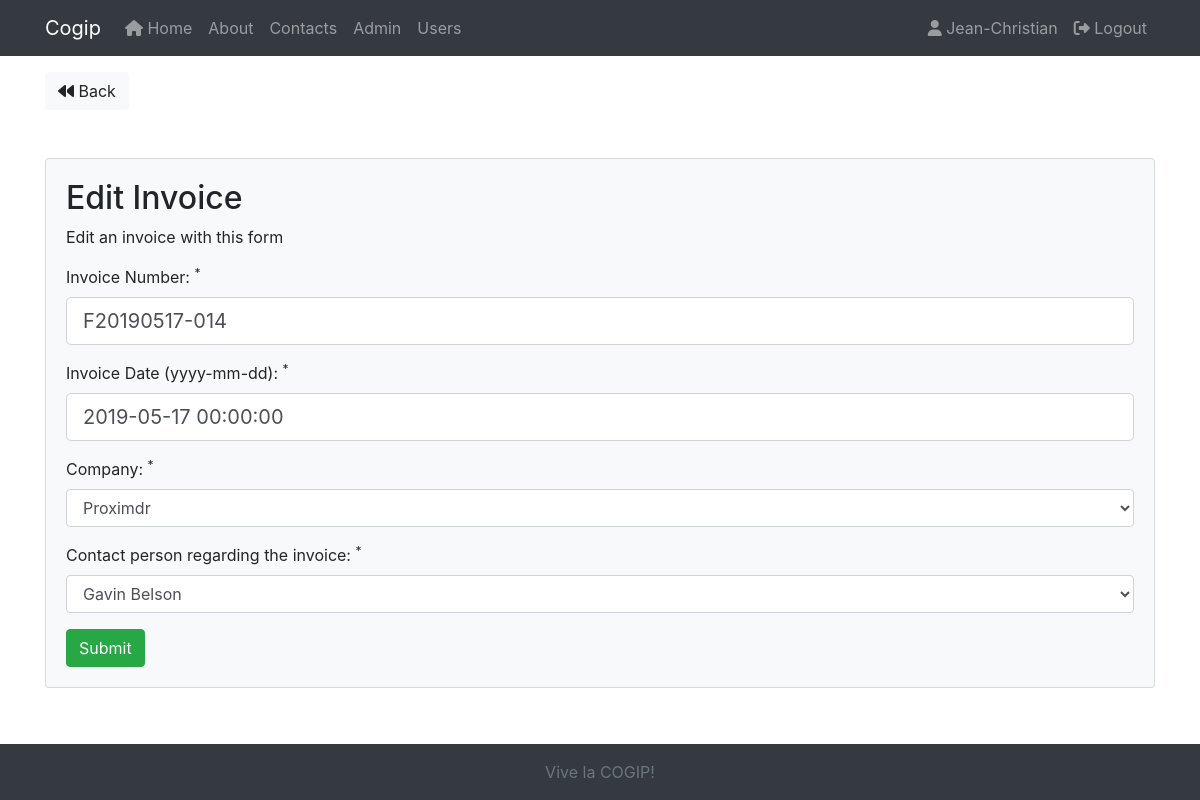
/invoices/edit/7 (signed in), run on the app's committed database.
### tables this page shows
CREATE TABLE `invoices` (
  `id` int(11) NOT NULL,
  `number` varchar(50) DEFAULT NULL,
  `date` datetime DEFAULT current_timestamp(),
  `company_id` int(11) DEFAULT NULL,
  `people_id` int(11) DEFAULT NULL
);

CREATE TABLE `companies` (
  `id` int(11) NOT NULL,
  `name` varchar(50) DEFAULT NULL,
  `country` varchar(50) DEFAULT NULL,
  `vat` varchar(50) DEFAULT NULL,
  `type_id` int(11) DEFAULT NULL
);

### app/libraries/Core.php (called while the page is built, shortened)
<?php
    class Core
    {
        protected $currentMethod = 'index';
        public function __construct()
        {
            $url = $this->getUrl();
            if (isset($url[0]))
            {
                if (file_exists('../app/controllers/' . ucwords($url[0]) . '.php'))
                {
                    unset($url[0]);
                }
            }
            $this->currentController = new $this->currentController;
            if (isset($url[1]))
            {
                if (method_exists($this->currentController, $url[1]))
                {
                    $this->currentMethod = $url[1];
                    unset($url[1]);
                }
            }
            $this->params = $url ? array_values($url) : [];
            call_user_func_array([$this->currentController, $this->currentMethod], $this->params);
        }
        public function getUrl()
        {
            if (isset($_GET['url']))
            {
                $url = rtrim($_GET['url'], '/');
                $url = filter_var($url, FILTER_SANITIZE_URL);
                $url = explode('/', $url);
                return $url;
            }
        }
    }

### public/index.php (called while the page is built, shortened)
<?php
    $init = new Core();

### app/libraries/Database.php (called while the page is built, shortened)
<?php
  class Database
  {
    private $host = DB_HOST;
    private $user = DB_USER;
    private $pass = DB_PASS;
    private $dbname = DB_NAME;
    private $dbh;
    private $stmt;
    public function __construct()
    {
      $dsn = 'mysql:host=' . $this->host . ';dbname=' . $this->dbname;
      $options =
      [
        PDO::ATTR_PERSISTENT => true,
        PDO::ATTR_ERRMODE => PDO::ERRMODE_EXCEPTION,
        PDO::ATTR_DEFAULT_FETCH_MODE => PDO::FETCH_OBJ
      ];
      try
      {
        $this->dbh = new PDO($dsn, $this->user, $this->pass, $options);
      }
      catch(PDOException $e)
      {
        $this->error = $e->getMessage();
        echo $this->error;
      }
    }
    public function query($sql)
    {
      $this->stmt = $this->dbh->prepare($sql);
    }
    public function bind($param, $value, $type = null)
    {
      if (is_null($type))
      {
        switch(true)
        {
          default:
            $type = PDO::PARAM_STR;
        }
      }
      $this->stmt->bindValue($param, $value, $type);
    }
    public function execute()
    {
      return $this->stmt->execute();
    }
    public function resultSet()
    {
      $this->execute();
      return $this->stmt->fetchAll();
    }
    public function single()
    {
      $this->execute();
      return $this->stmt->fetch();
    }
  }

### app/models/Invoice.php (called while the page is built, shortened)
<?php
    class Invoice
    {
        private $db;
        public function __construct()
        {
            $this->db = new Database;
        }
        public function getInvoiceById($id)
        {
            $this->db->query('SELECT * FROM invoices WHERE id = :id');
            $this->db->bind(':id', $id);
            $row = $this->db->single();
            return $row;
        }
    }

### app/models/Company.php (called while the page is built, shortened)
<?php
    class Company
    {
        private $db;
        public function __construct()
        {
            $this->db = new Database;
        }
        public function getCompanies()
        {
            $this->db->query('SELECT *
                              FROM companies
                              ORDER BY name ASC
                              ');
            $results = $this->db->resultSet();
            return $results;
        }
    }

### app/models/Person.php (called while the page is built, shortened)
<?php
    class Person
    {
        private $db;
        public function __construct()
        {
            $this->db = new Database;
        }
        public function getPeople()
        {
            $this->db->query('SELECT *
                              FROM people
                              ORDER BY last_name ASC
                              ');
            $results = $this->db->resultSet();
            return $results;
        }
    }

### app/views/invoices/edit.php (the view, shortened to what this page needs)
<?php require APPROOT . '/views/inc/header.php'; ?>
    <a href="<?= URLROOT ?>/admin   " class="btn btn-light"><i class="fa fa-backward"></i> Back</a>
    <div class="card card-body bg-light mt-5">
        <h2>Edit Invoice</h2>
        <p>Edit an invoice with this form</p>
        <form action="<?= URLROOT ?>/invoices/edit/<?= $data['id'] ?>" method="post">
            <div class="form-group">
                <label for="number">Invoice Number: <sup>*</sup></label>
                <input type="text" name="number" class="form-control form-control-lg <?php echo (!empty($data['number_err'])) ? 'is-invalid' : ''; ?>" value="<?= $data['number'] ?>">
            </div>
            <div class="form-group">
                <label for="date">Invoice Date (yyyy-mm-dd): <sup>*</sup></label>
                <input type="text" name="date" class="form-control form-control-lg <?php echo (!empty($data['date_err'])) ? 'is-invalid' : ''; ?>" value="<?= $data['date'] ?>">
            </div>
            <div class="form-group">
                <label for="company_id">Company: <sup>*</sup></label>
                <select name="company_id" class="form-control">
                    <?php foreach($data['companies'] as $company) : ?>
                        <option value="<?= $company->id ?>" <?php if ($company->id == $data['company_id']) echo 'selected' ?> >
                            <?= $company->name ?>
                        </option>
                    <?php endforeach; ?>
                </select>
            </div>
            <div class="form-group">
                <label for="people_id">Contact person regarding the invoice: <sup>*</sup></label>
                <select name="people_id" class="form-control">
                    <?php foreach($data['people'] as $person) : ?>
                        <option value="<?= $person->id ?>" <?php if ($person->id == $data['people_id']) echo 'selected' ?> >
                            <?= $person->first_name . ' ' . $person->last_name ?>
                        </option>
                    <?php endforeach; ?>
                </select>
            </div>
            <input type="submit" class="btn btn-success" value="Submit">
        </form>
    </div>
<?php require APPROOT . '/views/inc/footer.php'; ?>

### data on the page
invoices: number "F20190517-014", date "2019-05-17 00:00:00", company_id "Proximdr"

### other printed values
SITENAME "Cogip"
$_SESSION['user_name'] "Jean-Christian"
form field people_id "Gavin Belson"
